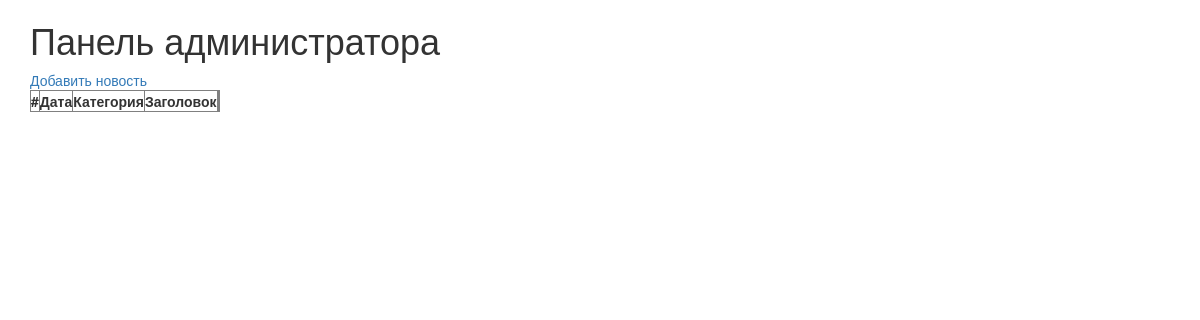
The app's page /admin.php, older data.
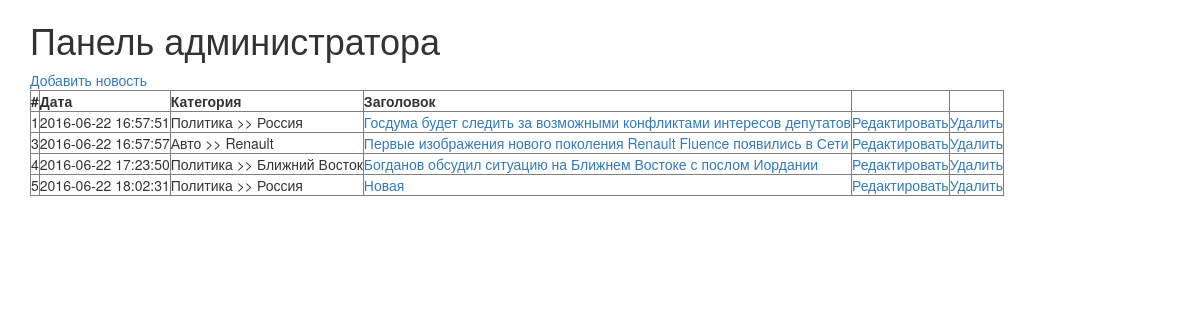
The same page, newer data.
### tables this page shows
CREATE TABLE `new` (
  `id` int(11) UNSIGNED NOT NULL,
  `section` varchar(255) NOT NULL,
  `parent_section` varchar(255) NOT NULL,
  `title` varchar(255) NOT NULL,
  `text` text NOT NULL,
  `datetime` timestamp NOT NULL DEFAULT CURRENT_TIMESTAMP ON UPDATE CURRENT_TIMESTAMP,
  `author` varchar(255) NOT NULL
);

### core/database_class.php (called while the page is built, shortened)
<?php
class DataBase {
    private $mysqli;
    public function __construct() {
        $this->config = new Config();
        $this->mysqli = new mysqli($this->config->dbhost, $this->config->dbuser, $this->config->dbpass, $this->config->dbname);
        $this->mysqli->query("SET NAMES 'utf8'");
    }
    public function select($query) {
        $res = $this->mysqli->query($query);
        $ret = [];
        while($row = mysqli_fetch_assoc($res)) {
            $ret[] = $row;
        }
        return $ret;
    }
}

### core/news_class.php (called while the page is built, shortened)
<?php
require_once "database_class.php";
class News {
    public $db;
    public function __construct() {
        $this->db = new DataBase();
    }
    public function getAllNews() {
        return $this->db->select("SELECT * FROM `new`");
    }
}

### view/admin_index.php (the view, shortened to what this page needs)
<!DOCTYPE html>
<html lang="ru">
    <head>
        <link href="../css/bootstrap.min.css" rel="stylesheet">
        <link href="../css/style.css" rel="stylesheet">
    </head>
    <body>
        <div class="container">
            <h1>Панель администратора</h1>
			<a href="?action=add">Добавить новость</a>
			<div>
				<table class="admin-table" border="1">
                    <tr>
                        <th>#</th>
                        <th>Дата</th>
                        <th>Категория</th>
                        <th>Заголовок</th>
                        <th></th>
                        <th></th>
                    </tr>
                    <?php foreach($new as $item): ?>
                    <tr>
                        <td><?=$item['id']?></td>
                        <td><?=$item['datetime']?></td>
                        <td><?=$item['section']?> >> <?=$item['parent_section']?></td>
                        <td><a href="index.php?id=<?=$item['id']?>"><?=$item['title']?></a></td>
                        <td><a href="?action=edit&amp;id=<?=$item['id']?>">Редактировать</a></td>
                        <td><a href="?action=del&amp;id=<?=$item['id']?>">Удалить</a></td>
                    </tr>
                    <?php endforeach ?>
                </table>
            </div>
        </div>
    </body>
</html>

Row changes from the older to the newer data that the page shows:
added new: id "1", datetime "2016-06-22 16:57:51", section "Политика", parent_section "Россия", title "Госдума будет следить за возможными конфликтами интересов депутатов"
added new: id "3", datetime "2016-06-22 16:57:57", section "Авто", parent_section "Renault", title "Первые изображения нового поколения Renault Fluence появились в Сети"
added new: id "4", datetime "2016-06-22 17:23:50", section "Политика", parent_section "Ближний Восток", title "Богданов обсудил ситуацию на Ближнем Востоке с послом Иордании"
added new: id "5", datetime "2016-06-22 18:02:31", section "Политика", parent_section "Россия", title "Новая"
